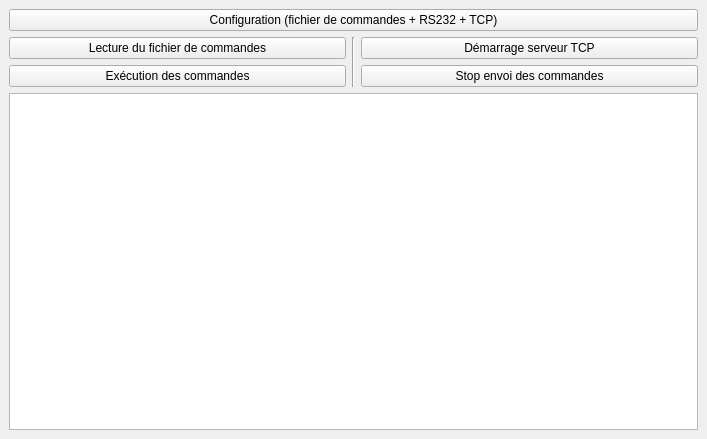
<?xml version="1.0" encoding="UTF-8"?>
<ui version="4.0">
 <class>TPG300</class>
 <widget class="QMainWindow" name="TPG300">
  <property name="geometry">
   <rect>
    <x>0</x>
    <y>0</y>
    <width>707</width>
    <height>439</height>
   </rect>
  </property>
  <property name="sizePolicy">
   <sizepolicy hsizetype="Expanding" vsizetype="Expanding">
    <horstretch>0</horstretch>
    <verstretch>0</verstretch>
   </sizepolicy>
  </property>
  <property name="windowTitle">
   <string>MEB S-4800 (septembre 2025 - PIMM - Frédéric LETELLIER)</string>
  </property>
  <widget class="QWidget" name="centralwidget">
   <layout class="QGridLayout" name="gridLayout">
    <item row="0" column="0">
     <widget class="QPushButton" name="pushButton_configuration">
      <property name="text">
       <string>Configuration (fichier de commandes + RS232 + TCP)</string>
      </property>
     </widget>
    </item>
    <item row="5" column="0">
     <widget class="QTextBrowser" name="textBrowser">
      <property name="sizePolicy">
       <sizepolicy hsizetype="Expanding" vsizetype="Expanding">
        <horstretch>0</horstretch>
        <verstretch>0</verstretch>
       </sizepolicy>
      </property>
     </widget>
    </item>
    <item row="2" column="0">
     <layout class="QHBoxLayout" name="horizontalLayout" stretch="0,0,0">
      <property name="spacing">
       <number>6</number>
      </property>
      <item>
       <layout class="QVBoxLayout" name="verticalLayout">
        <item>
         <widget class="QPushButton" name="pushButton_lecture_fichier">
          <property name="text">
           <string>Lecture du fichier de commandes</string>
          </property>
         </widget>
        </item>
        <item>
         <widget class="QPushButton" name="pushButton_execution">
          <property name="text">
           <string>Exécution des commandes</string>
          </property>
         </widget>
        </item>
       </layout>
      </item>
      <item>
       <widget class="Line" name="line">
        <property name="orientation">
         <enum>Qt::Orientation::Vertical</enum>
        </property>
       </widget>
      </item>
      <item>
       <layout class="QVBoxLayout" name="verticalLayout_2">
        <item>
         <widget class="QPushButton" name="pushButton_tcp">
          <property name="sizePolicy">
           <sizepolicy hsizetype="Minimum" vsizetype="Fixed">
            <horstretch>0</horstretch>
            <verstretch>0</verstretch>
           </sizepolicy>
          </property>
          <property name="minimumSize">
           <size>
            <width>0</width>
            <height>0</height>
           </size>
          </property>
          <property name="text">
           <string>Démarrage serveur TCP</string>
          </property>
         </widget>
        </item>
        <item>
         <widget class="QPushButton" name="pushButton_stop">
          <property name="text">
           <string>Stop envoi des commandes</string>
          </property>
         </widget>
        </item>
       </layout>
      </item>
     </layout>
    </item>
   </layout>
  </widget>
 </widget>
 <resources/>
 <connections/>
</ui>
